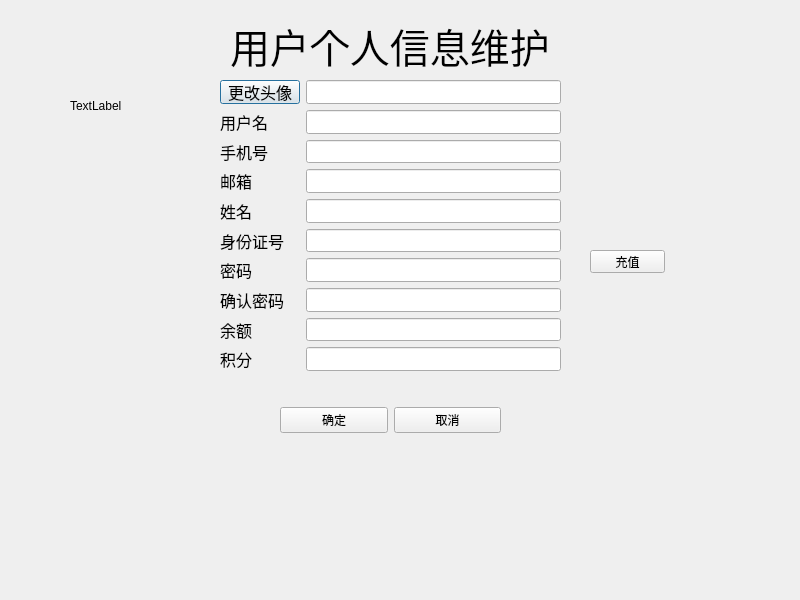
<?xml version="1.0" encoding="UTF-8"?>
<ui version="4.0">
 <class>InfoMaintaindlg</class>
 <widget class="QDialog" name="InfoMaintaindlg">
  <property name="geometry">
   <rect>
    <x>0</x>
    <y>0</y>
    <width>800</width>
    <height>600</height>
   </rect>
  </property>
  <property name="windowTitle">
   <string>Dialog</string>
  </property>
  <widget class="QLabel" name="frontLab">
   <property name="geometry">
    <rect>
     <x>230</x>
     <y>20</y>
     <width>341</width>
     <height>51</height>
    </rect>
   </property>
   <property name="font">
    <font>
     <pointsize>30</pointsize>
    </font>
   </property>
   <property name="text">
    <string>用户个人信息维护</string>
   </property>
  </widget>
  <widget class="QWidget" name="formLayoutWidget">
   <property name="geometry">
    <rect>
     <x>220</x>
     <y>80</y>
     <width>341</width>
     <height>291</height>
    </rect>
   </property>
   <layout class="QFormLayout" name="formLayout">
    <item row="0" column="0">
     <widget class="QPushButton" name="avatarBtn">
      <property name="font">
       <font>
        <pointsize>12</pointsize>
       </font>
      </property>
      <property name="text">
       <string>更改头像</string>
      </property>
     </widget>
    </item>
    <item row="0" column="1">
     <widget class="QLineEdit" name="avatarlineEdit">
      <property name="font">
       <font>
        <pointsize>12</pointsize>
       </font>
      </property>
     </widget>
    </item>
    <item row="1" column="0">
     <widget class="QLabel" name="labelUsername">
      <property name="font">
       <font>
        <pointsize>12</pointsize>
       </font>
      </property>
      <property name="text">
       <string>用户名</string>
      </property>
     </widget>
    </item>
    <item row="1" column="1">
     <widget class="QLineEdit" name="lineEditUsername">
      <property name="font">
       <font>
        <pointsize>12</pointsize>
       </font>
      </property>
     </widget>
    </item>
    <item row="2" column="0">
     <widget class="QLabel" name="labelPhone">
      <property name="font">
       <font>
        <pointsize>12</pointsize>
       </font>
      </property>
      <property name="text">
       <string>手机号</string>
      </property>
     </widget>
    </item>
    <item row="2" column="1">
     <widget class="QLineEdit" name="lineEditPhone">
      <property name="font">
       <font>
        <pointsize>12</pointsize>
       </font>
      </property>
     </widget>
    </item>
    <item row="5" column="0">
     <widget class="QLabel" name="labelId">
      <property name="font">
       <font>
        <pointsize>12</pointsize>
       </font>
      </property>
      <property name="text">
       <string>身份证号</string>
      </property>
     </widget>
    </item>
    <item row="5" column="1">
     <widget class="QLineEdit" name="lineEditId">
      <property name="font">
       <font>
        <pointsize>12</pointsize>
       </font>
      </property>
     </widget>
    </item>
    <item row="6" column="0">
     <widget class="QLabel" name="labPassword">
      <property name="font">
       <font>
        <pointsize>12</pointsize>
       </font>
      </property>
      <property name="text">
       <string>密码</string>
      </property>
     </widget>
    </item>
    <item row="6" column="1">
     <widget class="QLineEdit" name="lineEditPassword">
      <property name="font">
       <font>
        <pointsize>12</pointsize>
       </font>
      </property>
      <property name="echoMode">
       <enum>QLineEdit::Password</enum>
      </property>
     </widget>
    </item>
    <item row="7" column="0">
     <widget class="QLabel" name="labConfirm">
      <property name="font">
       <font>
        <pointsize>12</pointsize>
       </font>
      </property>
      <property name="text">
       <string>确认密码</string>
      </property>
     </widget>
    </item>
    <item row="7" column="1">
     <widget class="QLineEdit" name="lineEditComfirm">
      <property name="font">
       <font>
        <pointsize>12</pointsize>
       </font>
      </property>
      <property name="echoMode">
       <enum>QLineEdit::Password</enum>
      </property>
     </widget>
    </item>
    <item row="8" column="0">
     <widget class="QLabel" name="labBalance">
      <property name="font">
       <font>
        <pointsize>12</pointsize>
       </font>
      </property>
      <property name="text">
       <string>余额</string>
      </property>
     </widget>
    </item>
    <item row="8" column="1">
     <widget class="QLineEdit" name="lineEditBalance">
      <property name="font">
       <font>
        <pointsize>12</pointsize>
       </font>
      </property>
      <property name="focusPolicy">
       <enum>Qt::NoFocus</enum>
      </property>
     </widget>
    </item>
    <item row="9" column="0">
     <widget class="QLabel" name="labPoints">
      <property name="font">
       <font>
        <pointsize>12</pointsize>
       </font>
      </property>
      <property name="text">
       <string>积分</string>
      </property>
     </widget>
    </item>
    <item row="9" column="1">
     <widget class="QLineEdit" name="lineEditPoints">
      <property name="font">
       <font>
        <pointsize>12</pointsize>
       </font>
      </property>
      <property name="focusPolicy">
       <enum>Qt::NoFocus</enum>
      </property>
     </widget>
    </item>
    <item row="4" column="0">
     <widget class="QLabel" name="labName">
      <property name="font">
       <font>
        <pointsize>12</pointsize>
       </font>
      </property>
      <property name="text">
       <string>姓名</string>
      </property>
     </widget>
    </item>
    <item row="4" column="1">
     <widget class="QLineEdit" name="lineEditName">
      <property name="font">
       <font>
        <pointsize>12</pointsize>
       </font>
      </property>
     </widget>
    </item>
    <item row="3" column="0">
     <widget class="QLabel" name="labEmail">
      <property name="font">
       <font>
        <pointsize>12</pointsize>
       </font>
      </property>
      <property name="text">
       <string>邮箱</string>
      </property>
     </widget>
    </item>
    <item row="3" column="1">
     <widget class="QLineEdit" name="lineEditEmail">
      <property name="font">
       <font>
        <pointsize>12</pointsize>
       </font>
      </property>
     </widget>
    </item>
   </layout>
  </widget>
  <widget class="QLabel" name="labAvatar">
   <property name="geometry">
    <rect>
     <x>70</x>
     <y>80</y>
     <width>54</width>
     <height>51</height>
    </rect>
   </property>
   <property name="text">
    <string>TextLabel</string>
   </property>
  </widget>
  <widget class="QWidget" name="horizontalLayoutWidget">
   <property name="geometry">
    <rect>
     <x>280</x>
     <y>380</y>
     <width>221</width>
     <height>80</height>
    </rect>
   </property>
   <layout class="QHBoxLayout" name="horizontalLayout">
    <item>
     <widget class="QPushButton" name="acceptBtn">
      <property name="text">
       <string>确定</string>
      </property>
     </widget>
    </item>
    <item>
     <widget class="QPushButton" name="quitBtn">
      <property name="text">
       <string>取消</string>
      </property>
     </widget>
    </item>
   </layout>
  </widget>
  <widget class="QPushButton" name="depositBtn">
   <property name="geometry">
    <rect>
     <x>590</x>
     <y>250</y>
     <width>75</width>
     <height>23</height>
    </rect>
   </property>
   <property name="text">
    <string>充值</string>
   </property>
  </widget>
 </widget>
 <resources/>
 <connections>
  <connection>
   <sender>quitBtn</sender>
   <signal>clicked()</signal>
   <receiver>InfoMaintaindlg</receiver>
   <slot>close()</slot>
   <hints>
    <hint type="sourcelabel">
     <x>449</x>
     <y>418</y>
    </hint>
    <hint type="destinationlabel">
     <x>633</x>
     <y>475</y>
    </hint>
   </hints>
  </connection>
 </connections>
</ui>
